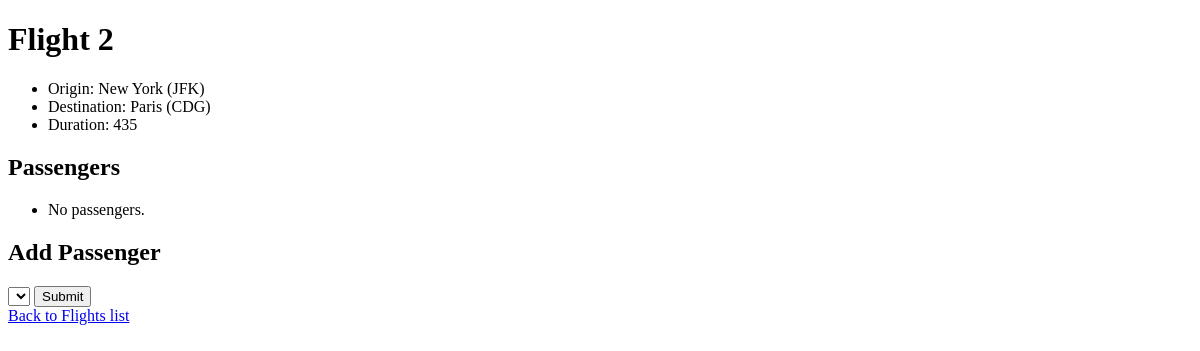
The app's page /flights/2, older data.
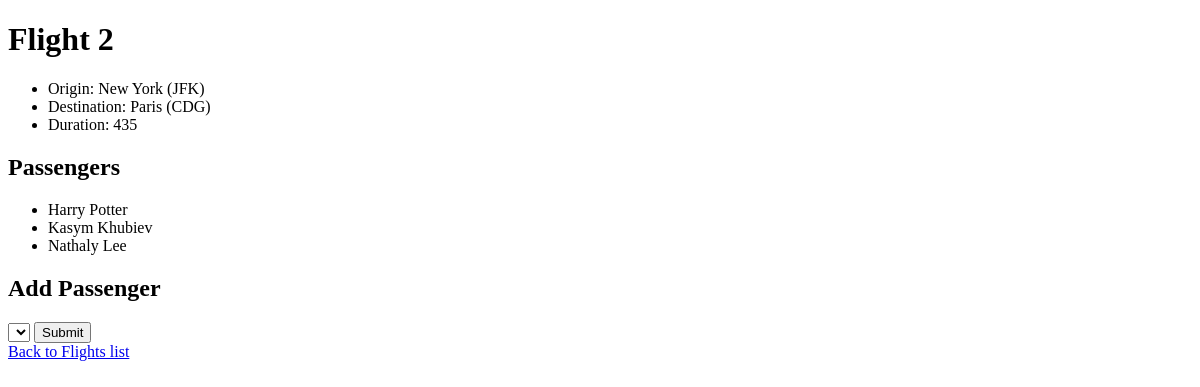
The same page, newer data.
### flights/models.py (models this page shows)
class Passenger(models.Model):
    first_name = models.CharField(max_length=64)
    last_name = models.CharField(max_length=64)
    flights = models.ManyToManyField(Flight, blank=True, related_name="passengers")
    def __str__(self) -> str:
        return f'{self.first_name} {self.last_name}'

### flights/views.py (the view)
# urls.py: path("<int:flight_id>", views.flight, name="flight"),
def flight(request: HttpRequest, flight_id: int) -> HttpResponse:
    flight = Flight.objects.get(pk=flight_id)
    return render(request, "flights/flight.html", {
        "flight": flight,
        "passengers": flight.passengers.all(),
        "non_passengers": Passenger.objects.exclude(flights=flight).all()  # passengers except ones that are already on a flight
    })

### flights/models.py (called while the page is built)
    def __str__(self) -> str:
        return f'{self.city} ({self.code})'

### flights/templates/flights/flight.html (shortened to what this page needs)
{% extends 'flights/layout.html' %}
{% block body %}
    <h1>Flight {{ flight.id }}</h1>
    <ul>
        <li>Origin: {{  flight.origin }}</li>
        <li>Destination: {{ flight.destination }}</li>
        <li>Duration: {{ flight.duration }}</li>
    </ul>
    <h2>Passengers</h2>
    <ul>
        {% for passenger in passengers %}
            <li>{{ passenger }}</li>
        {% empty %}
            <li>No passengers.</li>
        {% endfor %}
    </ul>
    <h2>Add Passenger</h2>
    <form action="{% url 'book' flight.id %}" method="post">
        <select name="passenger">
        </select>
        <input type="submit">
    </form>
    <a href="{% url 'index' %}">Back to Flights list</a>
{% endblock %}

Row changes from the older to the newer data that the page shows:
added Passenger: first_name+last_name "Harry Potter"
added Passenger: first_name+last_name "Kasym Khubiev"
added Passenger: first_name+last_name "Nathaly Lee"
Text that changed along with them:
text no longer shown: "No passengers."
